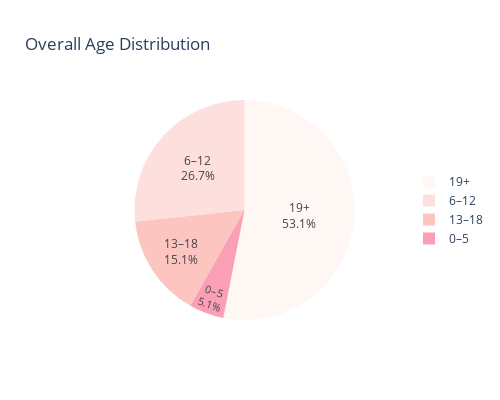

The notebook cell this image was saved under:
### Code cell
# Step 2: Apply to filtered table (the general table of interest)
merged['Age Group'] = merged['Age'].apply(categorize_age)

# Step 3: Count per age group
age_counts = merged['Age Group'].value_counts().reset_index()
age_counts.columns = ['Age Group', 'Count']
age_counts = age_counts.sort_values('Age Group')

# Step 4: Plot with Plotly
fig = px.pie(
    age_counts,
    names='Age Group',
    values='Count',
    title='Overall Age Distribution',
    color_discrete_sequence=px.colors.sequential.RdPu
)

fig.update_traces(textposition='inside', textinfo='percent+label')

fig.update_layout(
    title='Overall Age Distribution',
    width=500,  # 👈 reduce width
    height=400,  # 👈 optional: set height
    legend=dict(
        orientation="v",  # vertical legend
        x=1,  # place it just outside the pie
        y=0.5,
        xanchor='left'
    )
)

fig.show()

### Figure 1 — Plotly figure (JSON) as saved in the notebook; plotly's stock layout.template omitted (floating-point values rounded to 4 significant figures)
{"data": [{"domain": {"x": [0, 1], "y": [0, 1]}, "hovertemplate": "Age Group=%{label}<br>Count=%{value}<extra></extra>", "labels": ["0–5", "13–18", "19+", "6–12"], "legendgroup": "", "name": "", "showlegend": true, "textinfo": "percent+label", "textposition": "inside", "type": "pie", "values": [117, 347, 1219, 613]}], "layout": {"height": 400, "legend": {"orientation": "v", "tracegroupgap": 0, "x": 1, "xanchor": "left", "y": 0.5}, "piecolorway": ["rgb(255,247,243)", "rgb(253,224,221)", "rgb(252,197,192)", "rgb(250,159,181)", "rgb(247,104,161)", "rgb(221,52,151)", "rgb(174,1,126)", "rgb(122,1,119)", "rgb(73,0,106)"], "title": {"text": "Overall Age Distribution"}, "width": 500}}
